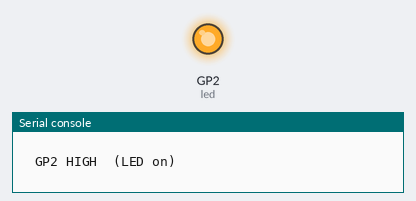
Simulated run of this program. Board: Raspberry Pi Pico running CircuitPython. On the bench: output pins drawn as LEDs (lit = HIGH), the last lines printed to the serial console.

Above: at 1.0 s.
At 3.0 s:
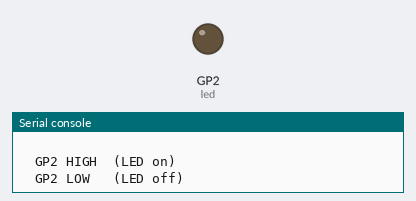
Timing chart, 0 to 5.2 s (numbered marks = the images above):
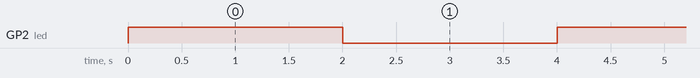

The program:

code.py
```python
"""
SANITY CHECK: Blink an external LED on LED_Col1 (GP2)
=====================================================
First bring-up test for Exp15 (micro:bit alternative on the RP2350 bit board).
Toggles a single GPIO so we can confirm the toolchain, board, and a soldered
LED-matrix-pad wire all work end-to-end before building anything larger.

HARDWARE (RP2350 bit board, original 5x5 LED matrix de-soldered):
  LED_Col1 == GP2, driven through the on-board 1K series resistor (R1_LED).
  See docs/removed-LED-matrix-wiring.png for the full former-matrix net map.

WIRING (active-high):
  GP2 (LED_Col1 pad) --[on-board 1K]--> LED anode (+)
  LED cathode (-) ---------------------> GND

  The on-board 1K resistor already limits current (~1.5 mA at 3.3 V), so no
  external resistor is required for this test. GP2 HIGH -> LED on.

EXPECTED:
  LED blinks ~1 Hz (0.5 s on, 0.5 s off). Serial console (115200 baud) prints
  the pin state each toggle.
"""

import board
import digitalio
import time

# LED_Col1 column driver -- GP2, on-board 1K series resistor (R1_LED).
LED_PIN = board.GP2
BLINK_PERIOD_S = 2

led = digitalio.DigitalInOut(LED_PIN)
led.direction = digitalio.Direction.OUTPUT
led.value = False

print()
print("=" * 56)
print("  Exp15 SANITY CHECK -- Blink LED on LED_Col1 (GP2)")
print("=" * 56)
print(f"  Pin: GP2   Period: {BLINK_PERIOD_S * 2:.1f}s   (active-high via 1K)")
print()

while True:
    led.value = True
    print("  GP2 HIGH  (LED on)")
    time.sleep(BLINK_PERIOD_S)
    led.value = False
    print("  GP2 LOW   (LED off)")
    time.sleep(BLINK_PERIOD_S)
```

Measured:
- by itself, GP2 (led): alternates HIGH for 2.0 s and LOW for 2.0 s
